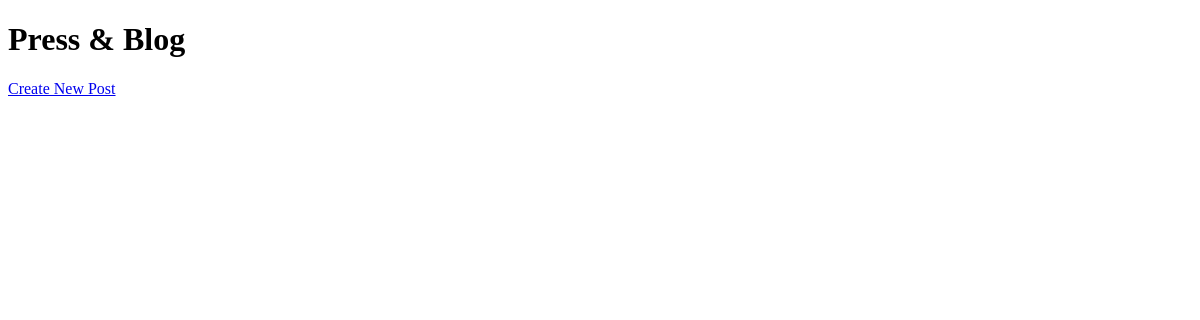
The page /blog_list on the database as committed earlier.
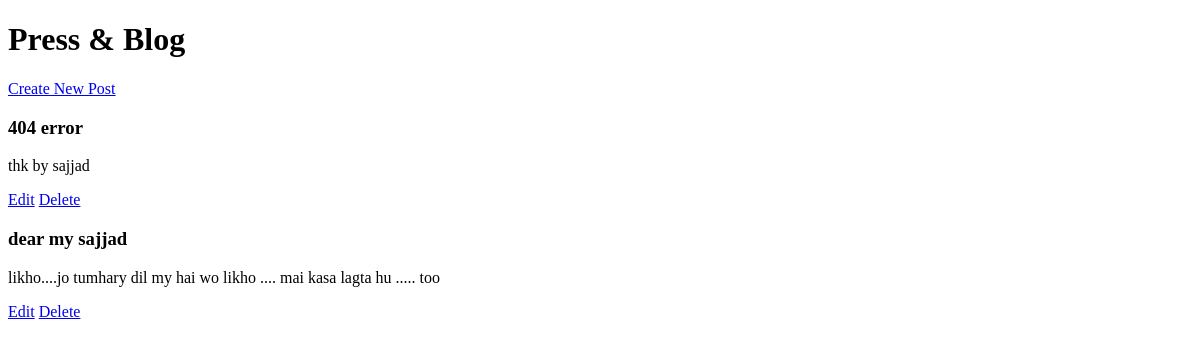
The same page on the database as committed later.
### myapp/models.py (models this page shows, shortened)
class BlogPost(models.Model):
    title = models.CharField(max_length=200)
    content = models.TextField()
    created_at = models.DateTimeField(auto_now_add=True)
    updated_at = models.DateTimeField(auto_now=True)

### myapp/views.py (the view)
# urls.py: path('blog_list', views.blog_list, name='blog_list'),           # List all blog posts
def blog_list(request):
    posts = BlogPost.objects.all()
    return render(request, 'myapp/blog_list.html', {'posts': posts})

### myapp/templates/myapp/blog_list.html (shortened to what this page needs)
{% load static %}
<!DOCTYPE html>
<html lang="en">
<head>
    <link rel="stylesheet" href="{% static 'myapp/styles.css' %}">
</head>
<body>
    <h1>Press & Blog</h1>
    <a href="{% url 'blog_create' %}">Create New Post</a>
    <div class="main-content">
        {% for post in posts %}
        <div class="post">
            <h3>{{ post.title }}</h3>
            <p>{{ post.content|truncatewords:30 }}</p>
            <a href="{% url 'blog_update' post.pk %}">Edit</a>
            <a href="{% url 'blog_delete' post.pk %}">Delete</a>
        </div>
        {% endfor %}
    </div>
</body>
</html>

Rows that differ between the two databases and show on the page:
added BlogPost: title "404 error", content "thk by sajjad"
added BlogPost: title "dear my sajjad", content "likho....jo tumhary dil my hai wo likho .... mai kasa lagta hu ..... too"
